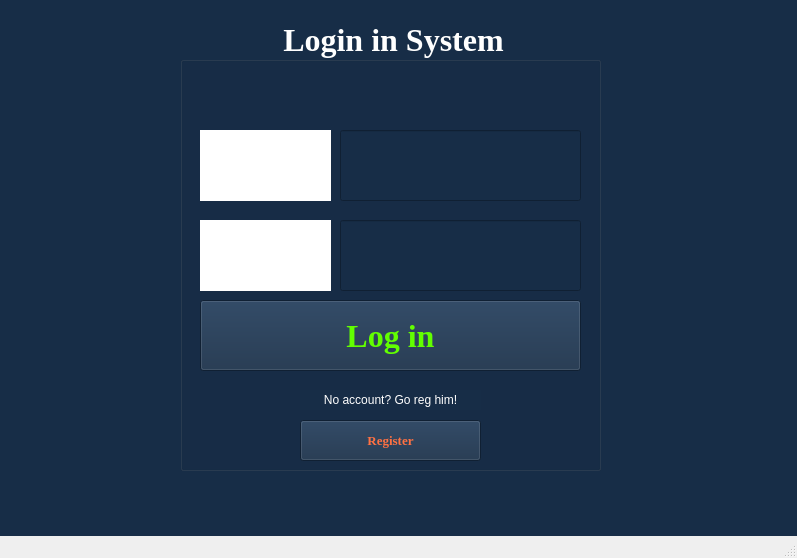
<?xml version="1.0" encoding="UTF-8"?>
<ui version="4.0">
 <class>MainWindow</class>
 <widget class="QMainWindow" name="MainWindow">
  <property name="geometry">
   <rect>
    <x>0</x>
    <y>0</y>
    <width>797</width>
    <height>558</height>
   </rect>
  </property>
  <property name="windowTitle">
   <string>Login System</string>
  </property>
  <property name="windowIcon">
   <iconset>
    <normaloff>../Downloads/4360835.png</normaloff>../Downloads/4360835.png</iconset>
  </property>
  <property name="autoFillBackground">
   <bool>true</bool>
  </property>
  <property name="styleSheet">
   <string notr="true"/>
  </property>
  <widget class="QWidget" name="centralwidget">
   <property name="autoFillBackground">
    <bool>false</bool>
   </property>
   <property name="styleSheet">
    <string notr="true">background-color: rgb(23, 45, 71);</string>
   </property>
   <widget class="QGroupBox" name="LoginForm">
    <property name="geometry">
     <rect>
      <x>180</x>
      <y>20</y>
      <width>421</width>
      <height>451</height>
     </rect>
    </property>
    <property name="font">
     <font>
      <family>Times New Roman</family>
      <pointsize>24</pointsize>
      <bold>true</bold>
     </font>
    </property>
    <property name="styleSheet">
     <string notr="true">background-color: rgb(23, 45, 71);
color: rgb(255, 255, 255);
alternate-background-color: rgb(23, 45, 71);
selection-color: rgb(23, 45, 71);
gridline-color: rgb(23, 45, 71);</string>
    </property>
    <property name="title">
     <string>Login in System</string>
    </property>
    <property name="alignment">
     <set>Qt::AlignCenter</set>
    </property>
    <widget class="QLabel" name="label_4">
     <property name="geometry">
      <rect>
       <x>20</x>
       <y>110</y>
       <width>131</width>
       <height>71</height>
      </rect>
     </property>
     <property name="font">
      <font>
       <family>Times New Roman</family>
       <pointsize>14</pointsize>
       <bold>true</bold>
      </font>
     </property>
     <property name="acceptDrops">
      <bool>false</bool>
     </property>
     <property name="styleSheet">
      <string notr="true">color: rgb(255, 255, 255);
border-image: url(:/images/1661330481_17-kartinkin-net-p-fon-dlya-avtorizatsii-krasivo-17.png);
background-color: rgb(255, 255, 255);</string>
     </property>
     <property name="text">
      <string>Login</string>
     </property>
     <property name="textFormat">
      <enum>Qt::AutoText</enum>
     </property>
     <property name="margin">
      <number>-5</number>
     </property>
     <property name="indent">
      <number>40</number>
     </property>
    </widget>
    <widget class="QLabel" name="label_5">
     <property name="geometry">
      <rect>
       <x>20</x>
       <y>200</y>
       <width>131</width>
       <height>71</height>
      </rect>
     </property>
     <property name="font">
      <font>
       <family>Times New Roman</family>
       <pointsize>14</pointsize>
       <bold>true</bold>
      </font>
     </property>
     <property name="styleSheet">
      <string notr="true">color: rgb(255, 255, 255);
border-image: url(:/images/1661330481_17-kartinkin-net-p-fon-dlya-avtorizatsii-krasivo-17.png);
background-color: rgb(255, 255, 255);</string>
     </property>
     <property name="text">
      <string>Password</string>
     </property>
     <property name="textFormat">
      <enum>Qt::AutoText</enum>
     </property>
     <property name="margin">
      <number>-5</number>
     </property>
     <property name="indent">
      <number>25</number>
     </property>
    </widget>
    <widget class="QLineEdit" name="passwordLog">
     <property name="geometry">
      <rect>
       <x>160</x>
       <y>200</y>
       <width>241</width>
       <height>71</height>
      </rect>
     </property>
     <property name="font">
      <font>
       <family>Times New Roman</family>
       <pointsize>12</pointsize>
       <bold>true</bold>
      </font>
     </property>
     <property name="styleSheet">
      <string notr="true">border-image: url(:/images/1661330481_17-kartinkin-net-p-fon-dlya-avtorizatsii-krasivo-17.png);</string>
     </property>
     <property name="maxLength">
      <number>15</number>
     </property>
     <property name="echoMode">
      <enum>QLineEdit::Password</enum>
     </property>
    </widget>
    <widget class="QPushButton" name="LogInButton">
     <property name="geometry">
      <rect>
       <x>20</x>
       <y>280</y>
       <width>381</width>
       <height>71</height>
      </rect>
     </property>
     <property name="font">
      <font>
       <family>Times New Roman</family>
       <pointsize>24</pointsize>
       <bold>true</bold>
      </font>
     </property>
     <property name="styleSheet">
      <string notr="true">border-image: url(:/images/1661330481_17-kartinkin-net-p-fon-dlya-avtorizatsii-krasivo-17.png);
color: rgb(98, 255, 0);</string>
     </property>
     <property name="text">
      <string>Log in</string>
     </property>
    </widget>
    <widget class="QLineEdit" name="loginLog">
     <property name="geometry">
      <rect>
       <x>160</x>
       <y>110</y>
       <width>241</width>
       <height>71</height>
      </rect>
     </property>
     <property name="font">
      <font>
       <family>Times New Roman</family>
       <pointsize>12</pointsize>
       <bold>true</bold>
      </font>
     </property>
     <property name="mouseTracking">
      <bool>true</bool>
     </property>
     <property name="styleSheet">
      <string notr="true">border-image: url(:/images/1661330481_17-kartinkin-net-p-fon-dlya-avtorizatsii-krasivo-17.png);</string>
     </property>
     <property name="maxLength">
      <number>15</number>
     </property>
    </widget>
    <widget class="QPushButton" name="GoToReg">
     <property name="geometry">
      <rect>
       <x>120</x>
       <y>400</y>
       <width>181</width>
       <height>41</height>
      </rect>
     </property>
     <property name="font">
      <font>
       <family>Times New Roman</family>
       <pointsize>10</pointsize>
       <bold>true</bold>
      </font>
     </property>
     <property name="styleSheet">
      <string notr="true">border-image: url(:/images/1661330481_17-kartinkin-net-p-fon-dlya-avtorizatsii-krasivo-17.png);
color: rgb(255, 113, 66);</string>
     </property>
     <property name="text">
      <string>Register</string>
     </property>
    </widget>
    <widget class="QLabel" name="label">
     <property name="geometry">
      <rect>
       <x>120</x>
       <y>370</y>
       <width>181</width>
       <height>20</height>
      </rect>
     </property>
     <property name="layoutDirection">
      <enum>Qt::LeftToRight</enum>
     </property>
     <property name="styleSheet">
      <string notr="true">color: rgb(255, 255, 255);</string>
     </property>
     <property name="text">
      <string>No account? Go reg him!</string>
     </property>
     <property name="textFormat">
      <enum>Qt::PlainText</enum>
     </property>
     <property name="alignment">
      <set>Qt::AlignCenter</set>
     </property>
    </widget>
   </widget>
  </widget>
  <widget class="QMenuBar" name="menubar">
   <property name="geometry">
    <rect>
     <x>0</x>
     <y>0</y>
     <width>797</width>
     <height>25</height>
    </rect>
   </property>
  </widget>
  <widget class="QStatusBar" name="statusbar"/>
 </widget>
 <resources/>
 <connections/>
</ui>
